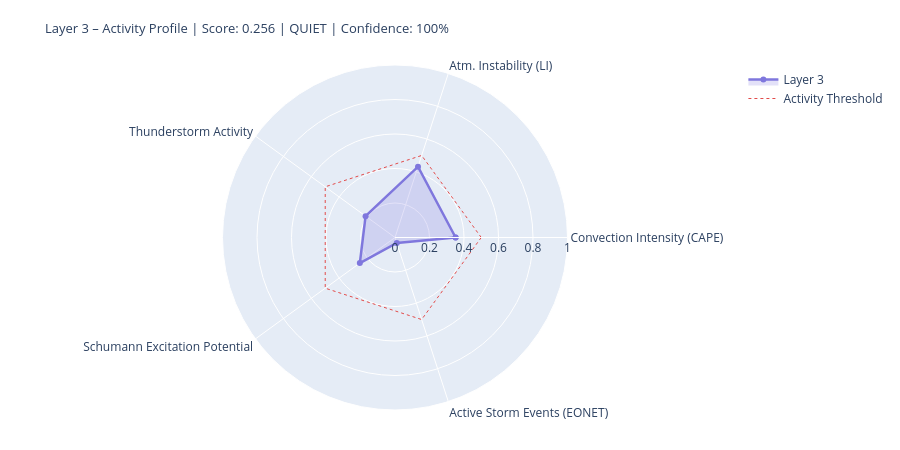

The notebook cell saved with this chart:
### Markdown cell above
---
## 4. State Assessment & Handoff to Layer 4/5

### Code cell
# ============================================================
# LAYER-3-SCORE
# Five dynamic components
# ============================================================

def norm(v, lo, hi):
    if v is None or (isinstance(v, float) and math.isnan(v)): return None
    return round(max(0.0, min(1.0, (v - lo) / (hi - lo))), 4)

# --- 1) Convection intensity (global CAPE mean) ---
cape_mean = df_atm['cape'].dropna().mean() if not df_atm.empty else None
conv_score = norm(cape_mean, 0, 3000)
conv_src   = 'primary' if cape_mean is not None else 'missing'

# --- 2) Atmospheric instability (LI mean) ---
li_mean   = df_atm['li'].dropna().mean() if not df_atm.empty else None
# Negative LI = unstable → higher score
instab_score = norm(-li_mean if li_mean is not None else None, -6, 6)
instab_src   = 'primary' if li_mean is not None else 'missing'

# --- 3) Thunderstorm activity (mean thunder score + WMO count) ---
thunder_mean = df_atm['thunder_score'].mean() if not df_atm.empty else None
n_thunder    = int(df_atm['thunderstorm'].sum()) if not df_atm.empty else 0
thunder_score_val = norm(
    (thunder_mean or 0) * 0.7 + n_thunder * 0.1, 0, 1.0
) if thunder_mean is not None else None
thunder_src = 'primary'

# --- 4) Schumann excitation potential (weighted Schumann contribution) ---
schumann_pot = df_atm['schumann_contribution'].mean() if not df_atm.empty else None
# Boosted by Layer-2 thunderstorm trigger
if schumann_pot is not None and l2_thunder:
    schumann_pot = min(1.0, schumann_pot * 1.2)
schumann_score = norm(schumann_pot, 0, 1.0) if schumann_pot is not None else None
schumann_src   = 'derived'

# --- 5) Storm activity (NASA EONET) ---
# Distinction: None = data not loaded, 0.0 = loaded but no events
storm_score = None
storm_src   = 'missing'
if raw.get('storms') is not None:          # API reached successfully
    storm_score = norm(len(storm_events), 0, 30) if storm_events else 0.0
    storm_src   = 'primary'

# X-Ray and Kp: context only, not in dynamic score
# (X-Ray = Layer-0/4 driver; Kp = geomagnetic index, not a lightning proxy)
xray_context = None
if raw.get('xray'):
    df_xc = pd.DataFrame(raw['xray'])
    fc = next((c for c in df_xc.columns
               if any(k in c.lower() for k in ['flux','long']) and 'time' not in c.lower()),
              df_xc.columns[1])
    df_xc[fc] = pd.to_numeric(df_xc[fc], errors='coerce')
    xray_last = df_xc[fc].dropna().iloc[-1] if not df_xc[fc].dropna().empty else None
    if xray_last:
        xray_class = ('X' if xray_last>=1e-4 else 'M' if xray_last>=1e-5
                      else 'C' if xray_last>=1e-6 else 'B')
        xray_context = {'flux': float(xray_last), 'class': xray_class}
        print(f'X-Ray context: {xray_class}-class ({xray_last:.2e} W/m²)')

# --- Aggregate ---
COMPONENTS = {
    'Convection Intensity (CAPE)':  {'score': conv_score,       'source': conv_src,    'dynamic': True},
    'Atm. Instability (LI)':         {'score': instab_score,     'source': instab_src,  'dynamic': True},
    'Thunderstorm Activity':              {'score': thunder_score_val, 'source': thunder_src, 'dynamic': True},
    'Schumann Excitation Potential':   {'score': schumann_score,   'source': schumann_src,'dynamic': True},
    'Active Storm Events (EONET)': {'score': storm_score,      'source': storm_src,   'dynamic': True},
}

available   = {k: v['score'] for k, v in COMPONENTS.items() if v['score'] is not None}
unavailable = [k for k, v in COMPONENTS.items() if v['score'] is None]
layer3_score = round(sum(available.values()) / len(available), 4) if available else None
confidence   = round(len(available) / len(COMPONENTS), 2)
level = ('unknown' if layer3_score is None
         else 'quiet'   if layer3_score < 0.3
         else 'moderate' if layer3_score < 0.6
         else 'active')
dominant_l3 = max(available, key=available.get) if available else 'none'

# --- Ausgabe ---
W = 68
print('=' * W)
print('LAYER 3 – ATMOSPHERE / WEATHER / THUNDERSTORMS – STATE ASSESSMENT')
print('=' * W)
for name, comp in COMPONENTS.items():
    s = comp['score']
    if s is not None:
        bar = '█' * int(s * 20) + '░' * (20 - int(s * 20))
        print(f'  {name:<36} {bar}  {s:.3f}  [{comp["source"]}]')
    else:
        print(f'  {name:<36} {"─" * 20}  n/a   [missing]')
print('-' * W)
print(f'  Score:        {layer3_score:.3f}  ({len(available)}/{len(COMPONENTS)} components)')
print(f'  Confidence:   {confidence:.0%}')
print(f'  Level:        {level.upper()}')
print(f'  Dominant:     {dominant_l3}')
print(f'  CAPE mean:    {cape_mean:.0f} J/kg' if cape_mean else '  CAPE mean:    n/a')
print(f'  LI mean:      {li_mean:.1f} K' if li_mean is not None else '  LI mean:      n/a')
print(f'  Thunderstorms:{n_thunder} points (WMO)  +  {len(storm_events)} NASA EONET')
print('=' * W)

# Radar
cats   = list(available.keys())
vals_r = list(available.values())
if len(cats) >= 3:
    fig = go.Figure()
    fig.add_trace(go.Scatterpolar(
        r=vals_r + [vals_r[0]], theta=cats + [cats[0]],
        fill='toself', fillcolor='rgba(127,119,221,0.22)',
        line=dict(color='#7F77DD', width=2.5), name='Layer 3'
    ))
    fig.add_trace(go.Scatterpolar(
        r=[0.5] * (len(cats)+1), theta=cats + [cats[0]],
        line=dict(color='#E24B4A', dash='dot', width=1),
        mode='lines', name='Activity Threshold'
    ))
    fig.update_layout(
        title=dict(
            text=f'Layer 3 – Activity Profile | Score: {layer3_score:.3f} | {level.upper()} | Confidence: {confidence:.0%}',
            font=dict(size=13)
        ),
        polar=dict(radialaxis=dict(visible=True, range=[0, 1])),
        height=450, showlegend=True,
        margin=dict(l=60, r=60, t=65, b=40)
    )
    fig.show()

### Figure 1 — Plotly figure (JSON) as saved in the notebook; plotly's stock layout.template omitted (floating-point values rounded to 4 significant figures)
{"data": [{"fill": "toself", "fillcolor": "rgba(127,119,221,0.22)", "line": {"color": "#7F77DD", "width": 2.5}, "name": "Layer 3", "r": [0.3513, 0.4317, 0.2108, 0.252, 0.0333, 0.3513], "theta": ["Convection Intensity (CAPE)", "Atm. Instability (LI)", "Thunderstorm Activity", "Schumann Excitation Potential", "Active Storm Events (EONET)", "Convection Intensity (CAPE)"], "type": "scatterpolar"}, {"line": {"color": "#E24B4A", "dash": "dot", "width": 1}, "mode": "lines", "name": "Activity Threshold", "r": [0.5, 0.5, 0.5, 0.5, 0.5, 0.5], "theta": ["Convection Intensity (CAPE)", "Atm. Instability (LI)", "Thunderstorm Activity", "Schumann Excitation Potential", "Active Storm Events (EONET)", "Convection Intensity (CAPE)"], "type": "scatterpolar"}], "layout": {"height": 450, "margin": {"b": 40, "l": 60, "r": 60, "t": 65}, "polar": {"radialaxis": {"range": [0, 1], "visible": true}}, "showlegend": true, "title": {"font": {"size": 13}, "text": "Layer 3 – Activity Profile | Score: 0.256 | QUIET | Confidence: 100%"}}}
